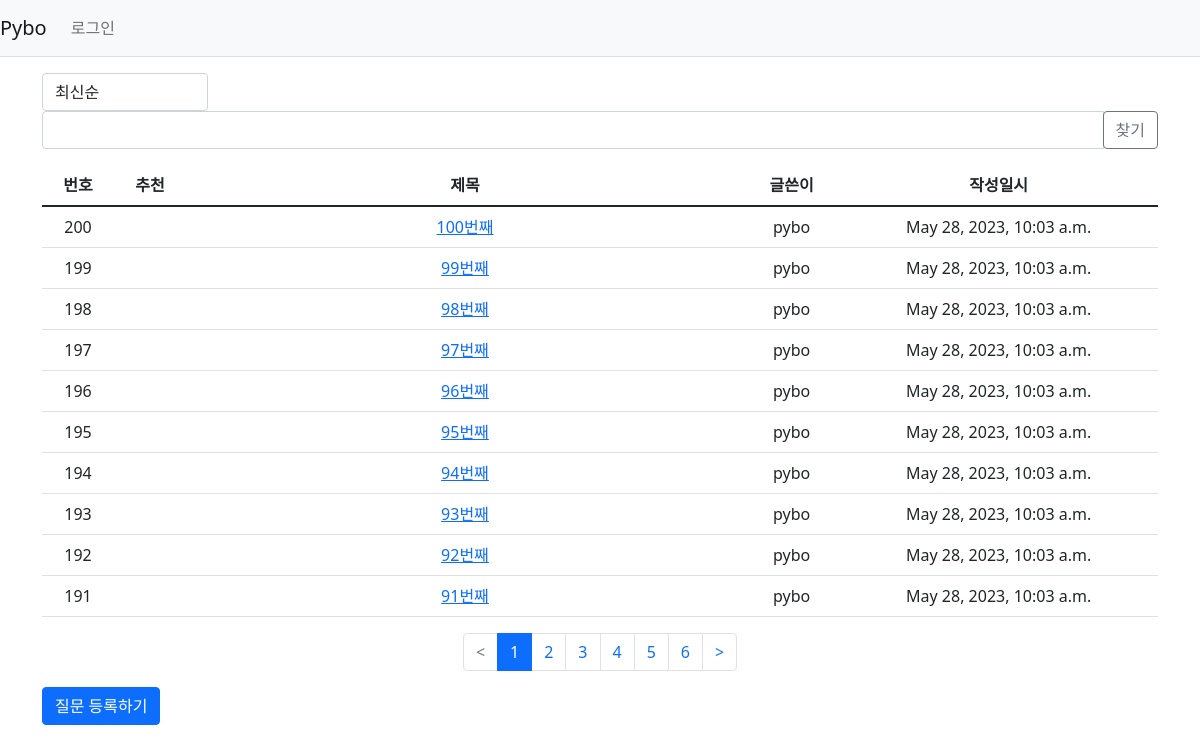
/pybo/, run on an earlier commit of the app's database.
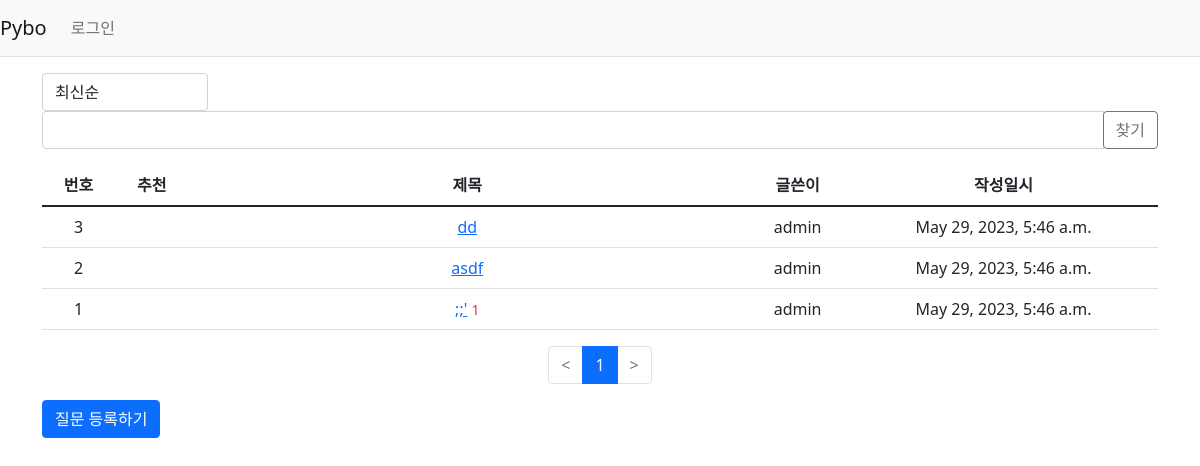
And on a later commit of the database.
### pybo/models.py (models this page shows, shortened)
class Question(models.Model):
    author = models.ForeignKey(User, on_delete = models.CASCADE, related_name='author_question')
    subject = models.CharField(max_length = 200)
    content = models.TextField()
    create_date = models.DateTimeField()
    modify_date = models.DateTimeField(null=True, blank=True)
    modify_count = models.IntegerField(default=0)
    voter = models.ManyToManyField(User, related_name = 'voter_question') # 추천인 추가

### pybo/views/base_views.py (the view, shortened to what this page needs)
# urls.py: path('', base_views.index, name = 'index')
def index(request):
    logger.info("INFO 레벨로 출력")
    page = request.GET.get('page', '1')  # 페이지
    kw = request.GET.get('kw', '')  # 검색어
    so = request.GET.get('so', 'recent')  # 정렬기준
    if so == 'recommend':
        question_list = Question.objects.annotate(num_voter=Count('voter')).order_by('-num_voter', '-create_date')
    elif so == 'popular':
        question_list = Question.objects.annotate(num_answer=Count('answer')).order_by('-num_answer', '-create_date')
    else:  # recent
        question_list = Question.objects.order_by('-create_date')
    paginator = Paginator(question_list, 10)  # 페이지당 10개씩 보여주기
    page_obj = paginator.get_page(page)
    context = {'question_list': page_obj, 'page': page, 'kw': kw, 'so': so}  # <------ so 추가
    return render(request, 'pybo/question_list.html', context)

### pybo/templatetags/pybo_filter.py (called while the page is built)
@register.filter
def sub(value, arg):
    return value - arg

### templates/pybo/question_list.html (shortened to what this page needs)
{% extends 'base.html' %}
{% load pybo_filter %}
{% block content %}
<div class="container my-3">
    <div class="row justify-content-between my-3">
        <div class="col-2">
            <select class="form-control so">
                <option value="recent" {% if so == 'recent' %}selected{% endif %}>최신순</option>
            </select>
        </div>
        <div class="col-4 input-group">
            <input type="text" class="form-control kw" value="{{ kw|default_if_none:'' }}">
            <div class="input-group-append">
                <button class="btn btn-outline-secondary" type="button" id="btn_search">찾기</button>
            </div>
        </div>
    </div>
    <table class="table">
        <thead>
        <tr class="text-center thead-dark">
            <th>번호</th>
            <th>추천</th>
            <th style="width:50%">제목</th>
            <th>글쓴이</th>
            <th>작성일시</th>
        </tr>
        </thead>
        <tbody>
        {% if question_list %}
        {% for question in question_list %}
        <tr class="text-center">
            <td>
                {{ question_list.paginator.count|sub:question_list.start_index|sub:forloop.counter0|add:1 }}
            </td>
            <td>
                {% if question.voter.all.count > 0 %}
                <span class="badge badge-warning px-2 py-1">{{ question.voter.all.count }}</span>
                {% endif %}
            </td>
            <td class="text-left">
                <a href="{% url 'pybo:detail' question.id %}">{{ question.subject }}</a>
                {% if question.answer_set.count > 0 %}
                <span class="text-danger small ml-2">{{ question.answer_set.count }}</span>
                {% endif %}
            </td>
            <td>{{ question.author.username }}</td>
            <td>{{ question.create_date }}</td>
        </tr>
        {% endfor %}
        {% else %}
        <tr>
            <td colspan="3">질문이 없습니다.</td>
        </tr>
        {% endif %}
        </tbody>
    </table>
    <ul class="pagination justify-content-center">
        {% if question_list.has_previous %}
        <li class="page-item">
            <a class="page-link" data-page="{{ question_list.previous_page_number }}" href="#"><</a>
        </li>
        {% else %}
        <li class="page-item disabled">
            <a class="page-link" tabindex="-1" aria-disabled="true" href="#"><</a>
        </li>
        {% endif %}
        {% for page_number in question_list.paginator.page_range %}
        {% if page_number >= question_list.number|add:-5 and page_number <= question_list.number|add:5 %}
            {% if page_number == question_list.number %}
            <li class="page-item active" aria-current="page">
                <a class="page-link" data-page="{{ page_number }}" href="#">{{ page_number }}</a>
            </li>
            {% else %}
            <li class="page-item">
                <a class="page-link" data-page="{{ page_number }}" href="#">{{ page_number }}</a>
            </li>
            {% endif %}
        {% endif %}
        {% endfor %}
        {% if question_list.has_next %}
        <li class="page-item">
            <a class="page-link" data-page="{{ question_list.next_page_number }}" href="#">></a>
        </li>
        {% else %}
        <li class="page-item disabled">
            <a class="page-link" tabindex="-1" aria-disabled="true" href="#">></a>
        </li>
        {% endif %}
    </ul>
    <a href="{% url 'pybo:question_create' %}" class="btn btn-primary">질문 등록하기</a>
</div>
{% endblock %}

### templates/base.html (shortened to what this page needs)
{% load static %}
<!doctype html>
<html lang="ko">
<head>
    <link rel="stylesheet" type="text/css" href="{% static 'bootstrap.min.css' %}">
    <link rel="stylesheet" type="text/css" href="{% static 'style.css' %}">
</head>
<body>
{% include "navbar.html" %}
{% block content %}
{% endblock %}
</body>
</html>

### templates/navbar.html (shortened to what this page needs)
<nav class="navbar navbar-expand-lg navbar-light bg-light border-bottom">
    <a class="navbar-brand" href="{% url 'pybo:index' %}">Pybo</a>
    <div class="collapse navbar-collapse flex-grow-0" id="navbarNav">
        <ul class="navbar-nav">
            <li class="nav-item ">
                {% if user.is_authenticated %}
                <a class="nav-link" href="{% url 'common:logout' %}">{{ user.username }} (로그아웃)</a>
                {% else %}
                <a class="nav-link" href="{% url 'common:login' %}">로그인</a>
                {% endif %}
            </li>
        </ul>
    </div>
</nav>

What changed in the data, as far as the page shows it:
removed Question: paginator.count|sub "200", subject "100번째", author.username "pybo", create_date "May 28, 2023, 10:03 a.m."
removed Question: paginator.count|sub "199", subject "99번째", author.username "pybo", create_date "May 28, 2023, 10:03 a.m."
removed Question: paginator.count|sub "198", subject "98번째", author.username "pybo", create_date "May 28, 2023, 10:03 a.m."
removed Question: paginator.count|sub "197", subject "97번째", author.username "pybo", create_date "May 28, 2023, 10:03 a.m."
removed Question: paginator.count|sub "196", subject "96번째", author.username "pybo", create_date "May 28, 2023, 10:03 a.m."
removed Question: paginator.count|sub "195", subject "95번째", author.username "pybo", create_date "May 28, 2023, 10:03 a.m."
removed Question: paginator.count|sub "194", subject "94번째", author.username "pybo", create_date "May 28, 2023, 10:03 a.m."
removed Question: paginator.count|sub "193", subject "93번째", author.username "pybo", create_date "May 28, 2023, 10:03 a.m."
removed Question: paginator.count|sub "192", subject "92번째", author.username "pybo", create_date "May 28, 2023, 10:03 a.m."
removed Question: paginator.count|sub "191", subject "91번째", author.username "pybo", create_date "May 28, 2023, 10:03 a.m."
added Question: paginator.count|sub "3", subject "dd", author.username "admin", create_date "May 29, 2023, 5:46 a.m."
added Question: paginator.count|sub "2", subject "asdf", author.username "admin", create_date "May 29, 2023, 5:46 a.m."
added Question: paginator.count|sub "1", subject ";;'", answer_set.count "1", author.username "admin", create_date "May 29, 2023, 5:46 a.m."
Also different on the page:
list line gone: "2"
list line gone: "3"
list line gone: "4"
list line gone: "5"
list line gone: "6"
